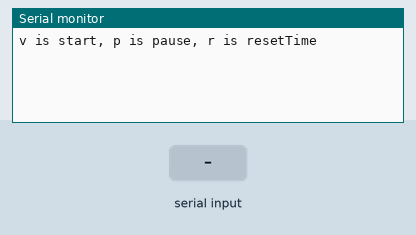
This sketch was run on a simulated Arduino Uno, built with avr-gcc and run on an emulated ATmega328P. On the bench: the last lines printed to the serial monitor. The inputs (shaded band) are chosen by the test bench.

Above: at 1.2 s.
1.3 s: "V" received over Serial
At 1.9 s:
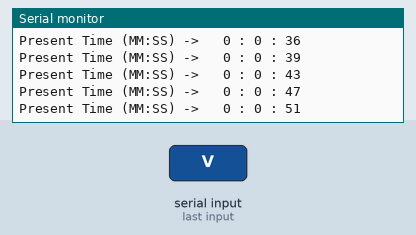
2.8 s: "v" received over Serial
5.8 s: "p" received over Serial
At 6.2 s:
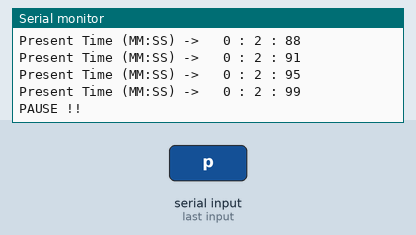
7.4 s: "r" received over Serial
At 8.1 s:
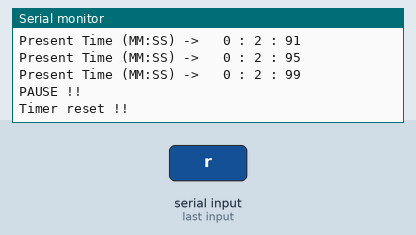
8.9 s: "V" received over Serial
At 9.5 s:
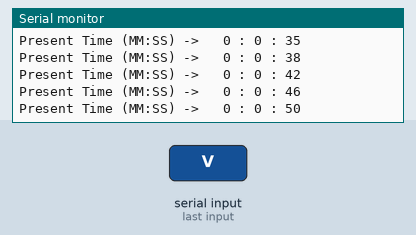
11.9 s: "v" received over Serial
Timing chart, 0 to 14.9 s (numbered marks = the images above; inputs shaded):
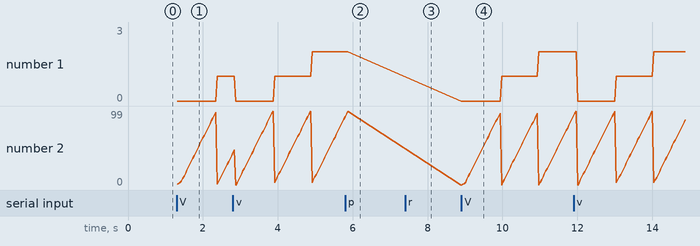

Measured:
- after the input at 1.3 s, the serial monitor: prints a new line at once (image 1)
- after the input at 7.4 s, the serial monitor: prints a new line at once (image 3)
- after the input at 8.9 s, the serial monitor: prints a new line at once (image 4)
- plotted number 2: 99 → 92 after the input at 8.9 s

The sketch:

StopWatch.ino
```cpp
#include<EEPROM.h>
unsigned long baseTime;
unsigned long pauseTime;
unsigned long cTime;
char incommingByte = 0;
int sCNT = 0;

void setup() {
  // put your setup code here, to run once:
  Serial.begin(9600);
  baseTime = pauseTime = 0;
  Serial.println("v is start, p is pause, r is resetTime");
}

void loop() {
  // put your main code here, to run repeatedly:
 static bool pauseFG = 0;
  if(Serial.available() > 0)
  {
    incommingByte = Serial.read();
    switch(incommingByte)
    {
      case 'V':
      case 'v':
        baseTime = getTime();
        pauseFG = 0;
        break;
      case 'p':
        if(!pauseFG)
        {
          pauseTime = printTime(pauseTime);
          Serial.println("PAUSE !!");
          pauseFG = 1;
        }
        break;
      case 'r':
        pauseTime = 0;
        Serial.println("Timer reset !!");
        break;
    }
  }
  switch(incommingByte)
  {
    case 'V':
    case 'v':
      printTime(pauseTime);
      break;
    case 'p':
      break;
    case 'r':
      break;
    case 'm':
      break;
  }
}

unsigned long printTime(unsigned long pTime)
{
  int Sec;
  int Min;
  int sec100;
  static int oldSec;
  unsigned long temp;
  unsigned long temp2;
  temp = getTime()-baseTime + pTime;
  temp2 = temp/1000;
  sec100 = (temp/10)%100;
  Sec = temp2%60;
  Min = temp2/60;
  if(sec100 != oldSec)
  {
    Serial.print("Present Time (MM:SS) -> \t");
    Serial.print(Min);
    Serial.print(" : ");
    Serial.print(Sec);
    Serial.print(" : ");
    Serial.println(sec100);
  }
  oldSec = sec100;
  cTime = temp;
  return temp;
}
unsigned long getTime()
{
  unsigned long ms_time;
  ms_time = millis();
  return ms_time;
}
```
